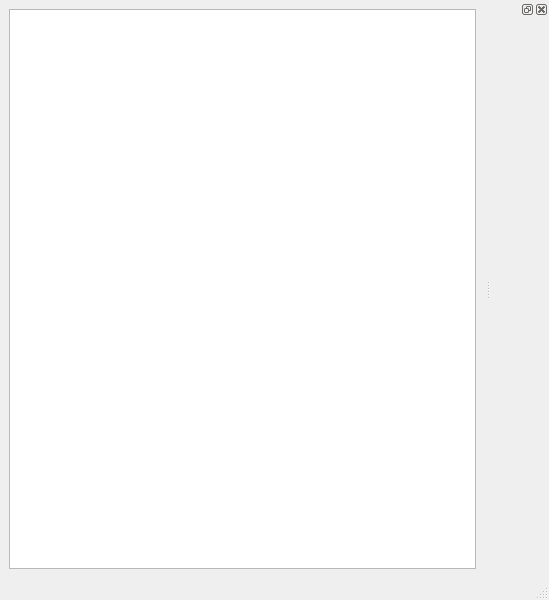
<?xml version="1.0" encoding="UTF-8"?>
<ui version="4.0">
 <class>MainWindow</class>
 <widget class="QMainWindow" name="MainWindow">
  <property name="geometry">
   <rect>
    <x>0</x>
    <y>0</y>
    <width>549</width>
    <height>600</height>
   </rect>
  </property>
  <property name="windowTitle">
   <string>MainWindow</string>
  </property>
  <widget class="QWidget" name="centralwidget">
   <layout class="QVBoxLayout" name="verticalLayout">
    <item>
     <widget class="QTableView" name="tableView"/>
    </item>
   </layout>
  </widget>
  <widget class="QMenuBar" name="menubar">
   <property name="geometry">
    <rect>
     <x>0</x>
     <y>0</y>
     <width>549</width>
     <height>21</height>
    </rect>
   </property>
  </widget>
  <widget class="QStatusBar" name="statusbar"/>
  <widget class="QDockWidget" name="dockWidget">
   <attribute name="dockWidgetArea">
    <number>2</number>
   </attribute>
   <widget class="QWidget" name="dockWidgetContents"/>
  </widget>
 </widget>
 <resources/>
 <connections/>
</ui>
